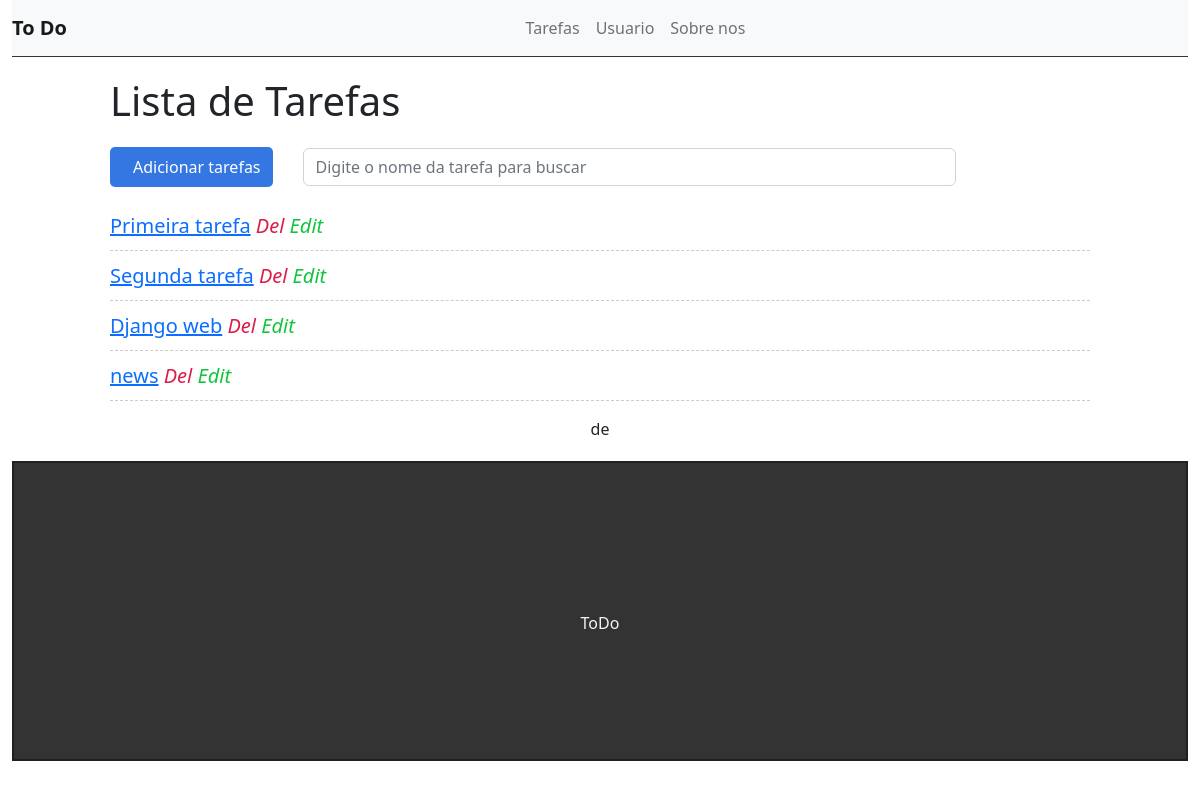
Before: / with the older database file.
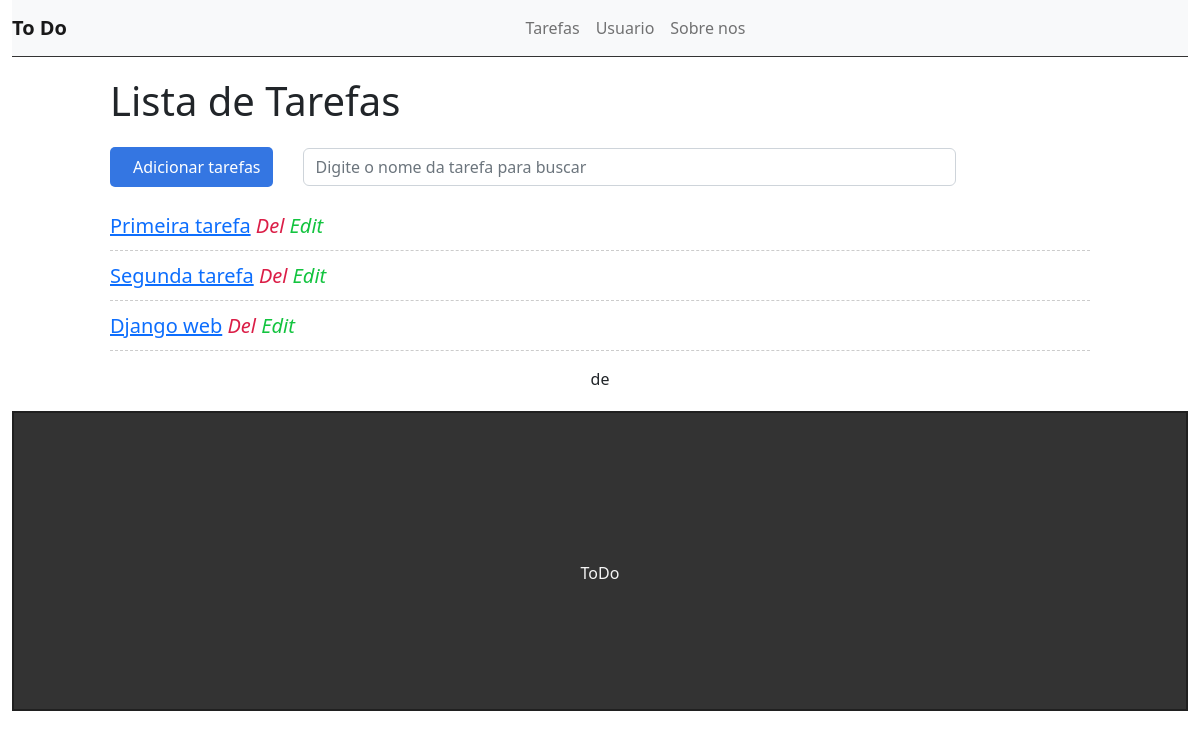
After: the same page with the newer database file.
### tasks/models.py (models this page shows, shortened)
class Task(models.Model):
    STATUS = (
        ('doing', 'Doing'),
        ('done', 'Done')
    )
    title = models.CharField(max_length=255)
    description = models.TextField()
    done = models.CharField(
        max_length=5,
        choices=STATUS,
    )
    created_at = models.DateTimeField(auto_now_add=True)
    updated_at = models.DateTimeField(auto_now=True)

### tasks/views.py (the view)
# urls.py: path('', views.taskList, name='task-list'),
def taskList(request):
    tasks = Task.objects.all
    return render(request, 'tasks/list.html', {'tasks': tasks})

### tasks/templates/tasks/list.html (shortened to what this page needs)
{% extends 'base.html' %}
{% block content %}
    <div class="offset-1 col-10 list-div">
        <h1>Lista de Tarefas</h1>
        <a class="add-link" href="newtask/">
            <div class="col-2 add-div">
                Adicionar tarefas
            </div>
        </a>
        <div class="col-8 search-div">
            <input class="form-control" type="text" name="search" id="search" placeholder="Digite o nome da tarefa para buscar"/>
        </div>
        <ul class="task-list">
            {% for task in tasks %}
                <li class="task-item">
                    <span><a href="task/{{task.id}}">{{task.title}}</a></span>
                    <a class="add-link delete-btn" href="delete/{{task.id}}"><span><i class="fas fa-trash">Del</i></span></a>
                    <a class="add-link" href="edit/{{task.id}}"><span><i class="fas fa-edit">Edit</i></span></a>
                </li>
            {% endfor %}
        </ul>
        <div class="pagination">
            <span class="step-links">
                <span class="current">
                    {{ tasks.number }} de {{ tasks.paginator.num_pages }}
                </span>
            </span>
        </div>
    </div>
{% endblock %}

### tasks/templates/base.html (shortened to what this page needs)
{% load static %}
<!DOCTYPE html>
<html lang="en">
    <head>
        <link rel="stylesheet" href="{% static 'css/styles.css' %}">
        <link rel="stylesheet" href="https://cdn.jsdelivr.net/npm/bootstrap@5.2.3/dist/css/bootstrap.min.css">
    </head>
    <body>
        <div class="container-fluid">
            <nav class="navbar navbar-expand-lg navbar-light bg-light">
                <a class="navbar-brand" href="/">To Do</a>
                <div class="collapse navbar-collapse" id="navbarSupportedContent">
                    <ul class="navbar-nav mr-auto">
                        <li class="nav-item">
                            <a class="nav-link" href="#">Tarefas</a>
                        </li>
                        <li class="nav-item">
                            <a class="nav-link" href="#">Usuario</a>
                        </li>
                        <li class="nav-item">
                            <a class="nav-link" href="#">Sobre nos</a>
                        </li>
                    </ul>
                </div>
            </nav>
                {% block content %}{% endblock %}
            <footer>
                <p>ToDo</p>
            </footer>
        </div>
    </body>
</html>

### tasks/static/css/styles.css (style rules this page uses)
.container-fluid { padding: 0; }
.navbar { border-bottom: 1px solid #333; margin-bottom: 20px; }
.navbar-nav { margin: auto; }
.navbar-brand { font-weight: bold; }
.list-div { padding: 0; }
.task-list { padding-left: 0; }
.task-item { list-style: none; font-size: 20px; height: 50px; padding-top: 10px; border-bottom: 1px dashed #ccc; }
.fas.fa-trash { color: #db1e47; }
.fas.fa-edit { color: #13c43f; }
.add-link { text-decoration: none; }
.add-div { background-color: #3476e2; cursor: pointer; display: inline-block; color: #fff; padding: 8px; border-radius: 5px; margin-right: 25px; }
.search-div { padding: 0; margin-top: 15px; margin-bottom: 15px; display: inline-block; }
footer { background-color: #333; height: 300px; border: 2px solid #202020; }
footer p { color: #f5f5f5; text-align: center; top: 50%; position: relative; }
.pagination { margin-bottom: 20px; }
.step-links { position: relative; margin-left: auto; margin-right: auto; }
.step-links .current { margin-left: 5px; margin-right: 5px; }

Changed rows visible on the page:
removed Task: title "news"
